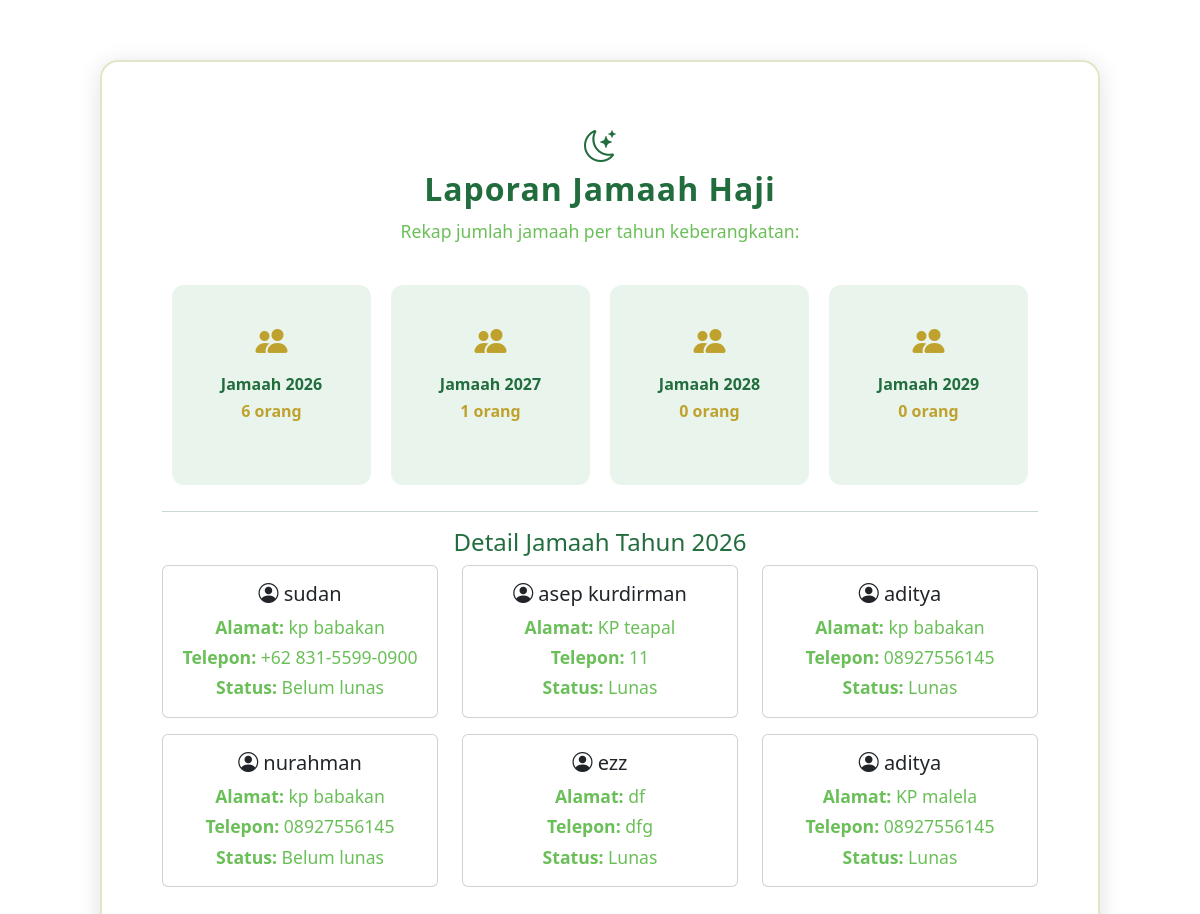
/contern/jamaahHaji/laporan.php?tahun=2026, run on an earlier commit of the app's database.
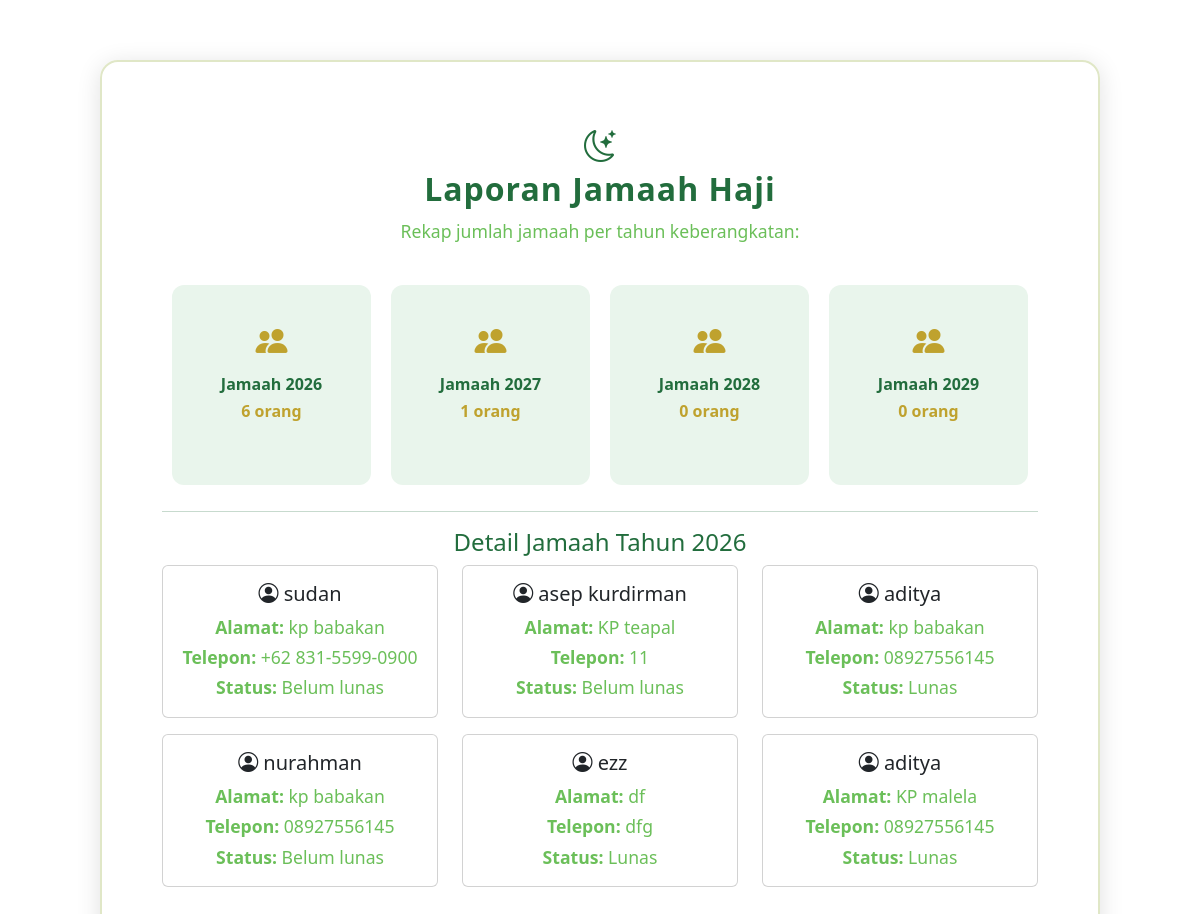
And on a later commit of the database.
### tables this page shows
CREATE TABLE `jamaah_haji` (
  `id` int NOT NULL,
  `foto` varchar(100) NOT NULL,
  `nik` varchar(20) NOT NULL,
  `no_porsi` varchar(30) NOT NULL,
  `nama_lengkap` varchar(100) NOT NULL,
  `jenis_kelamin` varchar(20) DEFAULT NULL,
  `tanggal_lahir` date NOT NULL,
  `alamat` varchar(200) DEFAULT NULL,
  `telepon` varchar(30) DEFAULT NULL,
  `no_paspor` varchar(20) DEFAULT NULL,
  `golongan_darah` varchar(5) DEFAULT NULL,
  `penyakit_bawaan` varchar(100) DEFAULT NULL,
  `jadwal_berangkat` date DEFAULT NULL,
  `status` varchar(250) NOT NULL,
  `data_pulang` date DEFAULT NULL,
  `id_pembimbing` int DEFAULT NULL
);

### contern/jamaahHaji/laporan.php (the view, shortened to what this page needs)
<?php
include __DIR__ . '/../../backend/query/read.php';
$jumlah2026 = $conn->query("SELECT COUNT(*) as jml FROM jamaah_haji WHERE YEAR(jadwal_berangkat) = 2026")->fetch_assoc()['jml'];
$jumlah2027 = $conn->query("SELECT COUNT(*) as jml FROM jamaah_haji WHERE YEAR(jadwal_berangkat) = 2027")->fetch_assoc()['jml'];
$jumlah2028 = $conn->query("SELECT COUNT(*) as jml FROM jamaah_haji WHERE YEAR(jadwal_berangkat) = 2028")->fetch_assoc()['jml'];
$jumlah2029 = $conn->query("SELECT COUNT(*) as jml FROM jamaah_haji WHERE YEAR(jadwal_berangkat) = 2029")->fetch_assoc()['jml'];
?>
<!DOCTYPE html>
<html lang="id">
<head>
    <link rel="stylesheet" href="../../jamaahHaji/index.css">
    <link rel="stylesheet" href="https://cdn.jsdelivr.net/npm/bootstrap@5.3.7/dist/css/bootstrap.min.css" />
    <link rel="stylesheet" href="https://cdn.jsdelivr.net/npm/bootstrap-icons@1.13.1/font/bootstrap-icons.min.css" />
    <link rel="stylesheet" href="../dasboard/index.css" />
</head>
<body>
    <div class="conten">
        <span style="font-size:2rem; color:#226d3d;"><i class="bi bi-moon-stars"></i></span>
        <h2>Laporan Jamaah Haji</h2>
        <p>Rekap jumlah jamaah per tahun keberangkatan:</p>
        <div class="d-flex justify-content-center flex-wrap">
            <a href="?tahun=2026" style="text-decoration:none; color:inherit;" class="stat-card">
                <i class="bi bi-people-fill"></i>
                <h5>Jamaah 2026</h5>
                <p><?= $jumlah2026 ?> orang</p>
            </a>
            <a href="?tahun=2027" style="text-decoration:none; color:inherit;" class="stat-card">
                <i class="bi bi-people-fill"></i>
                <h5>Jamaah 2027</h5>
                <p><?= $jumlah2027 ?> orang</p>
            </a>
            <a href="?tahun=2028" style="text-decoration:none; color:inherit;" class="stat-card">
                <i class="bi bi-people-fill"></i>
                <h5>Jamaah 2028</h5>
                <p><?= $jumlah2028 ?> orang</p>
            </a>
            <a href="?tahun=2029" style="text-decoration:none; color:inherit;" class="stat-card">
                <i class="bi bi-people-fill"></i>
                <h5>Jamaah 2029</h5>
                <p><?= $jumlah2029 ?> orang</p>
            </a>
        </div>
        <?php
        if (isset($_GET['tahun'])) {
            $tahun = intval($_GET['tahun']);
            echo "<hr><h4>Detail Jamaah Tahun $tahun</h4>";
            $q = $conn->query("SELECT * FROM jamaah_haji WHERE YEAR(jadwal_berangkat) = $tahun");
            echo '<div class="row">';
            while ($row = $q->fetch_assoc()) {
                echo '<div class="col-md-4 mb-3">';
                echo '<div class="card card-jamaah" onclick="window.location.href=\'detailJamaah.php?id=' . $row['id'] . '\'">';
                echo '<div class="card-body">';
                echo '<h5 class="card-title"><i class="bi bi-person-circle"></i> ' . htmlspecialchars($row['nama_lengkap']) . '</h5>';
                echo '<p class="card-text mb-1"><strong>Alamat:</strong> ' . htmlspecialchars($row['alamat']) . '</p>';
                echo '<p class="card-text mb-1"><strong>Telepon:</strong> ' . htmlspecialchars($row['telepon']) . '</p>';
                echo '<p class="card-text"><strong>Status:</strong> ' . htmlspecialchars($row['status']) . '</p>';
                echo '</div></div></div>';
            }
            echo '</div>';
        }
        ?>
    </div>
</body>
</html>

What changed in the data, as far as the page shows it:
changed jamaah_haji "asep kurdirman": status "Lunas" → "Belum lunas"
